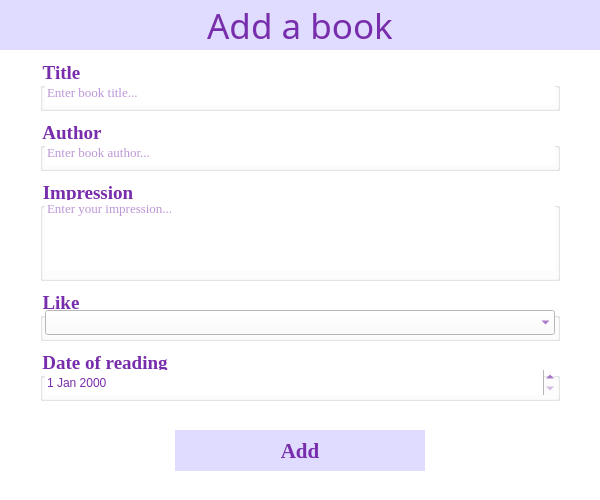
<?xml version="1.0" encoding="UTF-8"?>
<ui version="4.0">
 <class>InsertBooks</class>
 <widget class="QMainWindow" name="InsertBooks">
  <property name="geometry">
   <rect>
    <x>0</x>
    <y>0</y>
    <width>600</width>
    <height>500</height>
   </rect>
  </property>
  <property name="minimumSize">
   <size>
    <width>600</width>
    <height>500</height>
   </size>
  </property>
  <property name="maximumSize">
   <size>
    <width>700</width>
    <height>500</height>
   </size>
  </property>
  <property name="font">
   <font>
    <family>Times New Roman</family>
    <pointsize>14</pointsize>
   </font>
  </property>
  <property name="windowTitle">
   <string>Adding book</string>
  </property>
  <property name="styleSheet">
   <string notr="true">background-color: rgb(255, 255, 255);</string>
  </property>
  <widget class="QWidget" name="centralwidget">
   <widget class="QLabel" name="label">
    <property name="geometry">
     <rect>
      <x>0</x>
      <y>0</y>
      <width>600</width>
      <height>50</height>
     </rect>
    </property>
    <property name="font">
     <font>
      <family>Vladimir Script</family>
      <pointsize>26</pointsize>
      <weight>50</weight>
      <italic>false</italic>
      <bold>false</bold>
     </font>
    </property>
    <property name="layoutDirection">
     <enum>Qt::LeftToRight</enum>
    </property>
    <property name="styleSheet">
     <string notr="true">color: rgb(120, 46, 172);
background-color: rgb(223, 220, 255);</string>
    </property>
    <property name="text">
     <string>Add a book</string>
    </property>
    <property name="alignment">
     <set>Qt::AlignCenter</set>
    </property>
   </widget>
   <widget class="QGroupBox" name="titleGB">
    <property name="geometry">
     <rect>
      <x>40</x>
      <y>60</y>
      <width>520</width>
      <height>51</height>
     </rect>
    </property>
    <property name="font">
     <font>
      <family>Times New Roman</family>
      <pointsize>14</pointsize>
      <weight>75</weight>
      <bold>true</bold>
     </font>
    </property>
    <property name="styleSheet">
     <string notr="true">color: rgb(120, 46, 172);</string>
    </property>
    <property name="title">
     <string>Title</string>
    </property>
    <widget class="QLineEdit" name="titleTB">
     <property name="geometry">
      <rect>
       <x>5</x>
       <y>20</y>
       <width>510</width>
       <height>25</height>
      </rect>
     </property>
     <property name="font">
      <font>
       <family>Times New Roman</family>
       <pointsize>10</pointsize>
      </font>
     </property>
     <property name="autoFillBackground">
      <bool>false</bool>
     </property>
     <property name="frame">
      <bool>false</bool>
     </property>
     <property name="placeholderText">
      <string>Enter book title...</string>
     </property>
    </widget>
   </widget>
   <widget class="QGroupBox" name="authorGB">
    <property name="geometry">
     <rect>
      <x>40</x>
      <y>120</y>
      <width>520</width>
      <height>51</height>
     </rect>
    </property>
    <property name="font">
     <font>
      <family>Times New Roman</family>
      <pointsize>14</pointsize>
      <weight>75</weight>
      <bold>true</bold>
     </font>
    </property>
    <property name="styleSheet">
     <string notr="true">color: rgb(120, 46, 172);</string>
    </property>
    <property name="title">
     <string>Author</string>
    </property>
    <widget class="QLineEdit" name="authorTB">
     <property name="geometry">
      <rect>
       <x>5</x>
       <y>20</y>
       <width>510</width>
       <height>25</height>
      </rect>
     </property>
     <property name="font">
      <font>
       <family>Times New Roman</family>
       <pointsize>10</pointsize>
      </font>
     </property>
     <property name="autoFillBackground">
      <bool>false</bool>
     </property>
     <property name="frame">
      <bool>false</bool>
     </property>
     <property name="placeholderText">
      <string>Enter book author...</string>
     </property>
    </widget>
   </widget>
   <widget class="QGroupBox" name="impressionGB">
    <property name="geometry">
     <rect>
      <x>40</x>
      <y>180</y>
      <width>520</width>
      <height>101</height>
     </rect>
    </property>
    <property name="font">
     <font>
      <family>Times New Roman</family>
      <pointsize>14</pointsize>
      <weight>75</weight>
      <bold>true</bold>
     </font>
    </property>
    <property name="styleSheet">
     <string notr="true">color: rgb(120, 46, 172);</string>
    </property>
    <property name="title">
     <string>Impression</string>
    </property>
    <widget class="QLineEdit" name="impressionTB">
     <property name="geometry">
      <rect>
       <x>5</x>
       <y>20</y>
       <width>510</width>
       <height>71</height>
      </rect>
     </property>
     <property name="font">
      <font>
       <family>Times New Roman</family>
       <pointsize>10</pointsize>
      </font>
     </property>
     <property name="autoFillBackground">
      <bool>false</bool>
     </property>
     <property name="frame">
      <bool>false</bool>
     </property>
     <property name="alignment">
      <set>Qt::AlignLeading|Qt::AlignLeft|Qt::AlignTop</set>
     </property>
     <property name="placeholderText">
      <string>Enter your impression...</string>
     </property>
    </widget>
   </widget>
   <widget class="QGroupBox" name="likeGB">
    <property name="geometry">
     <rect>
      <x>40</x>
      <y>290</y>
      <width>520</width>
      <height>51</height>
     </rect>
    </property>
    <property name="font">
     <font>
      <family>Times New Roman</family>
      <pointsize>14</pointsize>
      <weight>75</weight>
      <bold>true</bold>
     </font>
    </property>
    <property name="styleSheet">
     <string notr="true">color: rgb(120, 46, 172);</string>
    </property>
    <property name="title">
     <string>Like</string>
    </property>
    <widget class="QComboBox" name="likeCB">
     <property name="geometry">
      <rect>
       <x>5</x>
       <y>20</y>
       <width>510</width>
       <height>25</height>
      </rect>
     </property>
     <property name="maxVisibleItems">
      <number>2</number>
     </property>
     <property name="maxCount">
      <number>2</number>
     </property>
     <property name="frame">
      <bool>false</bool>
     </property>
     <property name="modelColumn">
      <number>0</number>
     </property>
    </widget>
   </widget>
   <widget class="QGroupBox" name="dateGB">
    <property name="geometry">
     <rect>
      <x>40</x>
      <y>350</y>
      <width>520</width>
      <height>51</height>
     </rect>
    </property>
    <property name="font">
     <font>
      <family>Times New Roman</family>
      <pointsize>14</pointsize>
      <weight>75</weight>
      <bold>true</bold>
     </font>
    </property>
    <property name="styleSheet">
     <string notr="true">color: rgb(120, 46, 172);</string>
    </property>
    <property name="title">
     <string>Date of reading</string>
    </property>
    <widget class="QDateEdit" name="datePicker">
     <property name="geometry">
      <rect>
       <x>5</x>
       <y>20</y>
       <width>510</width>
       <height>25</height>
      </rect>
     </property>
     <property name="frame">
      <bool>false</bool>
     </property>
    </widget>
   </widget>
   <widget class="QPushButton" name="saveB">
    <property name="geometry">
     <rect>
      <x>175</x>
      <y>430</y>
      <width>250</width>
      <height>41</height>
     </rect>
    </property>
    <property name="font">
     <font>
      <family>Times New Roman</family>
      <pointsize>16</pointsize>
      <weight>75</weight>
      <italic>false</italic>
      <bold>true</bold>
     </font>
    </property>
    <property name="styleSheet">
     <string notr="true">color: rgb(120, 46, 172);
background-color: rgb(223, 220, 255);
border: none; </string>
    </property>
    <property name="text">
     <string>Add</string>
    </property>
    <property name="autoDefault">
     <bool>false</bool>
    </property>
    <property name="default">
     <bool>false</bool>
    </property>
    <property name="flat">
     <bool>false</bool>
    </property>
   </widget>
  </widget>
  <widget class="QStatusBar" name="statusbar"/>
 </widget>
 <resources/>
 <connections/>
</ui>
